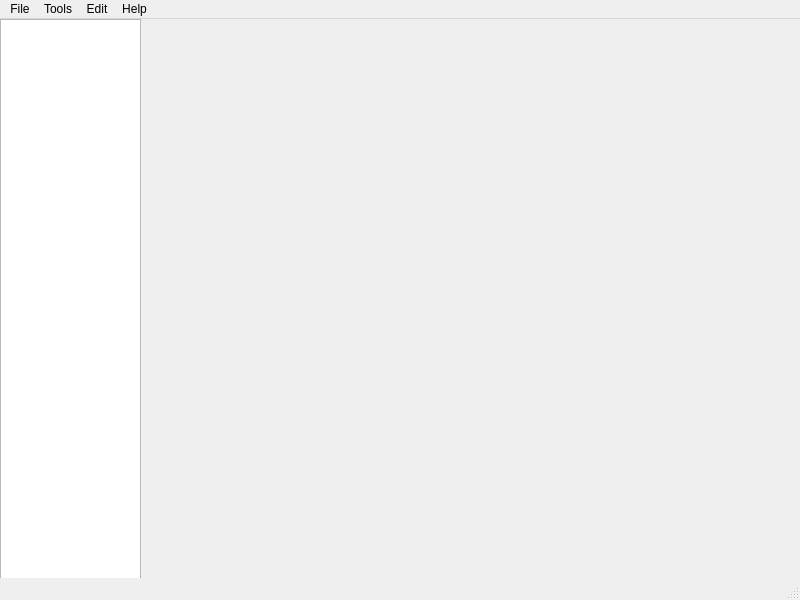
<?xml version="1.0" encoding="UTF-8"?>
<ui version="4.0">
 <class>MainWindow</class>
 <widget class="QMainWindow" name="MainWindow">
  <property name="geometry">
   <rect>
    <x>0</x>
    <y>0</y>
    <width>800</width>
    <height>600</height>
   </rect>
  </property>
  <property name="windowTitle">
   <string>MainWindow</string>
  </property>
  <widget class="QWidget" name="centralwidget">
   <widget class="QTreeView" name="treeView">
    <property name="geometry">
     <rect>
      <x>0</x>
      <y>0</y>
      <width>141</width>
      <height>581</height>
     </rect>
    </property>
   </widget>
  </widget>
  <widget class="QStatusBar" name="statusbar"/>
  <widget class="QMenuBar" name="menubar">
   <property name="geometry">
    <rect>
     <x>0</x>
     <y>0</y>
     <width>800</width>
     <height>22</height>
    </rect>
   </property>
   <widget class="QMenu" name="menuFile">
    <property name="title">
     <string>File</string>
    </property>
    <addaction name="actionOpen_Folder_2"/>
    <addaction name="actionOpen_FIle"/>
    <addaction name="separator"/>
    <addaction name="actionSave"/>
    <addaction name="actionSave_as"/>
    <addaction name="separator"/>
    <addaction name="actionQuit"/>
   </widget>
   <widget class="QMenu" name="menuTools">
    <property name="title">
     <string>Tools</string>
    </property>
   </widget>
   <widget class="QMenu" name="menuEdit">
    <property name="title">
     <string>Edit</string>
    </property>
   </widget>
   <widget class="QMenu" name="menuHelp">
    <property name="title">
     <string>Help</string>
    </property>
   </widget>
   <addaction name="menuFile"/>
   <addaction name="menuTools"/>
   <addaction name="menuEdit"/>
   <addaction name="menuHelp"/>
  </widget>
  <action name="actionOpen_FIle">
   <property name="text">
    <string>Open FIle</string>
   </property>
  </action>
  <action name="actionSave">
   <property name="text">
    <string>Save</string>
   </property>
  </action>
  <action name="actionSave_as">
   <property name="text">
    <string>Save as</string>
   </property>
  </action>
  <action name="actionQuit">
   <property name="text">
    <string>Quit</string>
   </property>
  </action>
  <action name="actionOpen_Folder_2">
   <property name="text">
    <string>Open Folder</string>
   </property>
  </action>
 </widget>
 <resources/>
 <connections/>
</ui>
